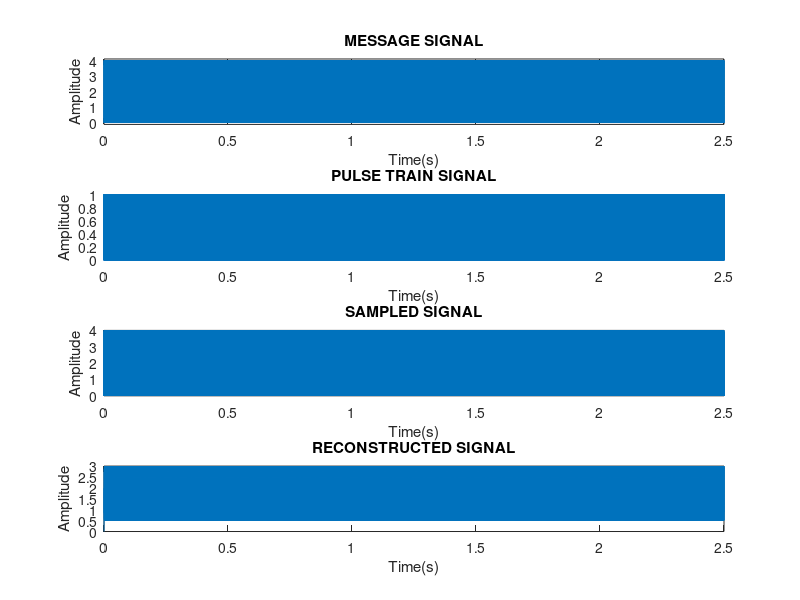

MATLAB code to generate this figure: (Note: this script raises an error after producing the figure.)
clc;
clear all;
close all;
f0=2000;
fc=f0;
a=input('Enter the multiplying factor:');
fs=a*f0;
Nord=input('Enter the order');
delf=f0/20;
T0=1/f0;
Ts=1/fs;
fsdas=8*fs;
Dutycycle=90/100;
T1=(1/fsdas)*Dutycycle;
N0=fsdas/fs;
N1=round(N0*Dutycycle);
t=0:1/fsdas:5000*T0;
N=length(t);
Vm=2;
x=Vm*cos(2*pi*f0*t)+2;
pulse=[ones(1,N1) zeros(1,N0-N1)];
deltrain=zeros(1,N-N0+1);
deltrain(1:N0:end)=1;
p=conv(deltrain,pulse);
v=p.*x;
[b,a]=butter(Nord,fc/(fsdas/2));
[H,w]=freqz(b,a,fsdas,fsdas);
y=filter(b,a,v);
figure;
subplot(4,1,1);
plot(t,x);
axis([min(t) max(t),min(x)-0.1 max(x)+0.1]);
xlabel('Time(s)');
ylabel('Amplitude');
title('MESSAGE SIGNAL');
subplot(4,1,2);
plot(t,p);
xlabel('Time(s)');
ylabel('Amplitude');
title('PULSE TRAIN SIGNAL');
subplot(4,1,3);
plot(t,v);
xlabel('Time(s)');
ylabel('Amplitude');
title('SAMPLED SIGNAL');
subplot(4,1,4);
plot(t,y);
xlabel('Time(s)');
ylabel('Amplitude');
title('RECONSTRUCTED SIGNAL');
[px,fx]=pspectrum(x,fsdas,'FrequencyResolution',delf);
[pv,fv]=pspectrum(v,fsdas,'FrequencyResolution',delf);
[py,fy]=pspectrum(y,fsdas,'FrequencyResolution',delf);
figure;
subplot(4,1,1);
plot(fx,10*log10(px));
axis([-1 4*fs,-50 max(10*log10(px)+1)]);
grid on;
title('SINUSOIDAL SIGNAL');
xlabel('Frequency(Hz)');
ylabel('Power(dB)');
subplot(4,1,2);
plot(w,20*log10(abs(H)));
axis([-1 4*fs,-50 max(abs(H)+1)]);
grid on;
title('BUTTERWORTH FILTER RESPONSE');
xlabel('Frequency(Hz)');
ylabel('Power(dB)');
subplot(4,1,3);
plot(fv,10*log10(pv));
axis([-1 4*fs,-50 max(10*log10(pv)+1)]);
grid on;
title('SAMPLED SIGNAL');
xlabel('Frequency(Hz)');
ylabel('Power(dB)');
subplot(4,1,4);
plot(fy,10*log10(py));
axis([-1 4*fs,-50 max(10*log10(py)+1)]);
grid on;
title('FILTERED OUTPUT');
xlabel('Frequency(Hz)');
ylabel('Power(dB)');
